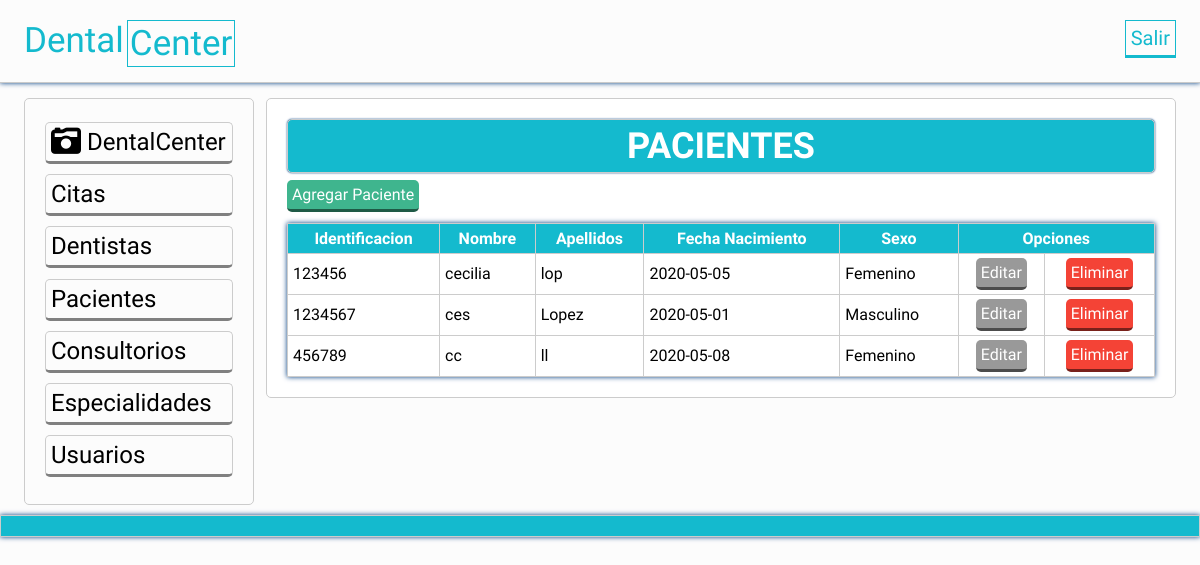
Screenshot of /vista/pacientes_vista.php with the database file from the repository.
### tables this page shows
CREATE TABLE `pacientes` (
  `idPaciente` int(11) NOT NULL,
  `pacIdentificacion` char(15) NOT NULL,
  `pacNombre` varchar(50) NOT NULL,
  `pacApellidos` varchar(50) NOT NULL,
  `pacFechaNacimiento` date NOT NULL,
  `pacSexo` enum('Femenino','Masculino') NOT NULL
);

### vista/pacientes_vista.php (the view, shortened to what this page needs)
<?php
try{
	$conexion = new PDO('mysql:host=localhost;dbname=dentalcenter','root','');
}catch(PDOException $e){
	echo "Error: ". $e->getMessage();
}
$consulta = $conexion -> prepare("
	SELECT * FROM pacientes");
$consulta ->execute();
$consulta = $consulta ->fetchAll();
?>
<?php include 'plantillas/header.php'; ?>
	<section class="main">
		<div class="wrapp">
			<?php include 'plantillas/nav.php'; ?>
				<article>
					<div class="mensaje">
						<h2>PACIENTES</h2>
					</div>
					<a class="agregar" href="agregarpacientes.php">Agregar Paciente</a>
					<table class="tabla">
						  <tr>
							<th>Identificacion</th>
							<th>Nombre</th>
							<th>Apellidos</th>
							<th>Fecha Nacimiento</th>
							<th>Sexo</th>
							<th colspan="2">Opciones</th>
						  </tr>
						<?php foreach ($consulta as $Sql): ?>
						<tr>
							<?php echo "<td>". $Sql['pacIdentificacion']. "</td>"; ?>
							<?php echo "<td>". $Sql['pacNombre']. "</td>"; ?>
							<?php echo "<td>". $Sql['pacApellidos']. "</td>"; ?>
							<?php echo "<td>". $Sql['pacFechaNacimiento']. "</td>"; ?>
							<?php echo "<td>". $Sql['pacSexo']. "</td>"; ?>
                            <?php echo "<td class='centrar'>"."<a href='actualizarpaciente.php?idPaciente=".$Sql['idPaciente']."' class='editar'>Editar</a>". "</td>"; ?>
                          <?php echo "<td class='centrar'>"."<a href='eliminar_paciente.php?idPaciente=".$Sql['idPaciente']."' class='eliminar'>Eliminar</a>". "</td>"; ?>
						</tr>
						<?php endforeach; ?>
					</table>
				</article>
	</section>
<?php include 'plantillas/footer.php'; ?>
</body>
</html>

### vista/plantillas/header.php (shortened to what this page needs)
<!DOCTYPE html>
<html lang="en">
<head>
	<link rel="stylesheet" href="css/estilos.css">
	<link rel="stylesheet" href="path/to/font-awesome/css/font-awesome.min.css">
</head>
<body>
    <header>
		<div class="wrapp">
				<a href="index.php" title="DentalCenter">Dental<a class="bordes" href="index.php" title="DentalCenter">Center</a><span></span></a>
            <div class="usuario">
                <a href="cerrar.php" title="Cerrar Sesion"> Salir</a>
            </div>
		</div>
	</header>

### vista/plantillas/nav.php
<aside>
	<div class="widget">
			<a href="index.php" title="DentalCenter"><i class="fa fa-camera-retro fa-lg"></i> DentalCenter</a>
			<a href="citas.php" title="Citas">Citas</a>
			<a href="dentistas.php" title="Dentistas">Dentistas</a>
			<a href="pacientes.php" title="Pacientes">Pacientes</a>
			<a href="consultorios.php" title="Consultorios">Consultorios</a>
            <a href="especialidades.php" >Especialidades</a>
			<a href="usuarios.php" title="Usuarios">Usuarios</a>
	</div>
</aside>

### vista/plantillas/footer.php
<footer>
			</footer>

### css/estilos.css (style rules this page uses)
* { -webkit-box-sizing: border-box; -moz-box-sizing: border-box; box-sizing: border-box; margin:0px; padding:0px; font-family: 'Antic', sans-serif; }
body { background: rgba(0,0,0,.01); color:#000; }
.wrapp { padding: 0% 2%; width:100%; margin:auto; overflow: hidden; }
header a { color: #14BACE; display:inline-block; }
.usuario { float: right; color: #14BACE; }
.usuario a { padding: 5px; border: 1px solid #14BACE; border-bottom: 3px solid #14BACE; font-size: 20px; }
header { text-transform: none; width: 100%; height: 83px; padding:20px 0; overflow: hidden; font-size: 2.5em; border-bottom: 1px solid rgba(0,0,0,.2); margin-bottom:5px ; box-shadow: 0 0px 5px #013D82 !important; }
.mensaje { background: #14BACE; padding:5px; color:#fff; border-radius:5px; text-align: center; font-size: 1.5em; margin-bottom: 5px; box-shadow: 0 0px 2px #013D82 !important; }
aside { float: left; width: 20%; color:#fff; padding:20px; border-radius:5px; margin: 10px 0px; }
aside a { border-radius:5px; margin: .3em 0em; float:left; width:100%; color:black; display:block; padding: 5px; cursor:pointer; margin-top:3px; border:1px solid #ccc; border-bottom:3px solid gray; font-size:1.5em; text-decoration:none; }
article a { display:block; font-weight: normal; }
article { margin: 10px 0px; margin-left:1%; float: left; width: 79%; padding:20px; background: rgb(255, 255, 255); border-radius:5px; }
article,aside, .mensaje { border:1px solid #ccc; }
article a { margin: 2px 0px; display:inline-block; padding: 5px; color: white; border-radius:5px; cursor:pointer; border-bottom: 3px solid rgba(0, 0, 0,.5); width:auto; text-decoration:none; text-align:center; position: relative; }
article .agregar { background:#3FB58E; }
article .editar { background:#999; }
article .eliminar { background:#F44336; }
footer { width: 100%; background: #14BACE; padding:10px 10%; border:1px solid #ccc; text-align: center; color: #fff; font-size: 1.3em; box-shadow: 0 0px 5px #013D82 !important; }
footer li,a { text-decoration: none; color: #fff; }
.tabla { box-shadow: 0 0px 5px #013D82 !important; width:100%; margin-top: 1%; border-collapse: collapse; }
.tabla th { background: #14BACE; padding: 5px; color:white; }
.centrar { text-align: center; }
.tabla td { padding: 2px 5px; }
.tabla td,th { border:1px solid #ccc; }
header a, .bordes { font-size: 35px; float:left; color: #14BACE; cursor:pointer; }
.bordes { border: 1px solid #14BACE; padding: 2px; margin:0px 3px; }

### rows the page displays
pacientes: pacIdentificacion "123456", pacNombre "cecilia", pacApellidos "lop", pacFechaNacimiento "2020-05-05", pacSexo "Femenino"
pacientes: pacIdentificacion "1234567", pacNombre "ces", pacApellidos "Lopez", pacFechaNacimiento "2020-05-01", pacSexo "Masculino"
pacientes: pacIdentificacion "456789", pacNombre "cc", pacApellidos "ll", pacFechaNacimiento "2020-05-08", pacSexo "Femenino"
